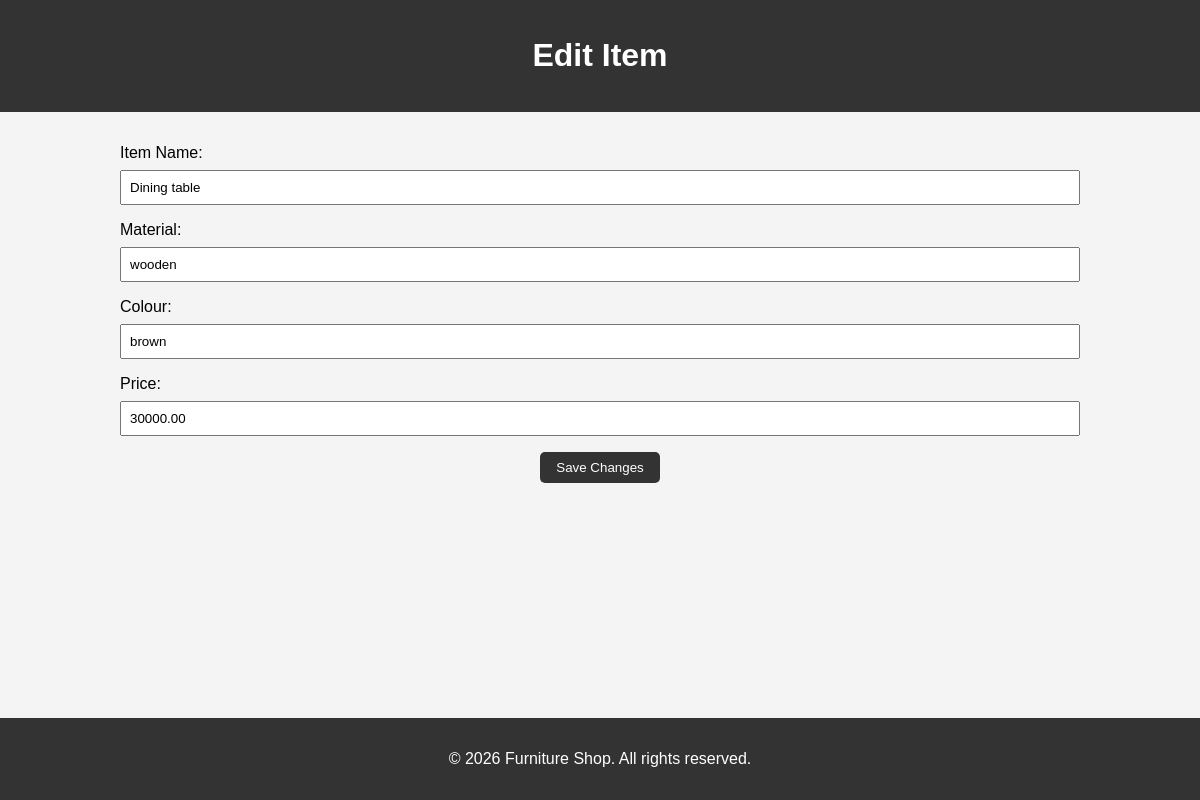
The app's page /edit_item/1/ (signed in) with its own data.
### items/models.py (models this page shows, shortened)
class Furniture(models.Model):
    item_name = models.CharField(max_length=100)
    material = models.CharField(max_length=100)
    colour = models.CharField(max_length=100)
    price = models.DecimalField(max_digits=10, decimal_places=2)

### items/views.py (the view, shortened to what this page needs)
# urls.py: path('edit_item/<int:item_id>/', views.edit_item, name='edit_item'),
@login_required
def edit_item(request, item_id):
    item = get_object_or_404(Furniture, id=item_id)
    return render(request, 'edit_item.html', {'item': item})

### items/templates/edit_item.html (shortened to what this page needs)
<!DOCTYPE html>
<html lang="en">
<head>
</head>
<body>
    <header>
        <h1>Edit Item</h1>
    </header>
    <div class="container">
        <div class="form-container">
            <form method="post">
                <div class="form-group">
                    <label for="item_name">Item Name:</label>
                    <input type="text" id="item_name" name="item_name" value="{{ item.item_name }}" required>
                </div>
                <div class="form-group">
                    <label for="material">Material:</label>
                    <input type="text" id="material" name="material" value="{{ item.material }}" required>
                </div>
                <div class="form-group">
                    <label for="colour">Colour:</label>
                    <input type="text" id="colour" name="colour" value="{{ item.colour }}" required>
                </div>
                <div class="form-group">
                    <label for="price">Price:</label>
                    <input type="number" id="price" name="price" value="{{ item.price }}" required>
                </div>
                <button type="submit">Save Changes</button>
            </form>
        </div>
    </div>
    <footer>
        <p>&copy; 2026 Furniture Shop. All rights reserved.</p>
    </footer>
</body>
</html>

### items/templates/edit_item.html (style rules this page uses)
body { font-family: Arial, sans-serif; margin: 0; padding: 0; background-color: #f4f4f4; }
header { background-color: #333; color: #fff; padding: 1rem 0; text-align: center; }
.container { width: 80%; margin: auto; overflow: hidden; }
.form-container { padding: 2rem 0; text-align: center; }
.form-group { margin-bottom: 1rem; text-align: left; }
label { display: block; margin-bottom: 0.5rem; }
input { width: 100%; padding: 0.5rem; box-sizing: border-box; }
button { padding: 0.5rem 1rem; background-color: #333; color: #fff; border: none; border-radius: 5px; cursor: pointer; }
footer { background-color: #333; color: #fff; text-align: center; padding: 1rem 0; position: fixed; width: 100%; bottom: 0; }

### records on screen
Furniture: item_name "Dining table", material "wooden", colour "brown", price "30000.00"
